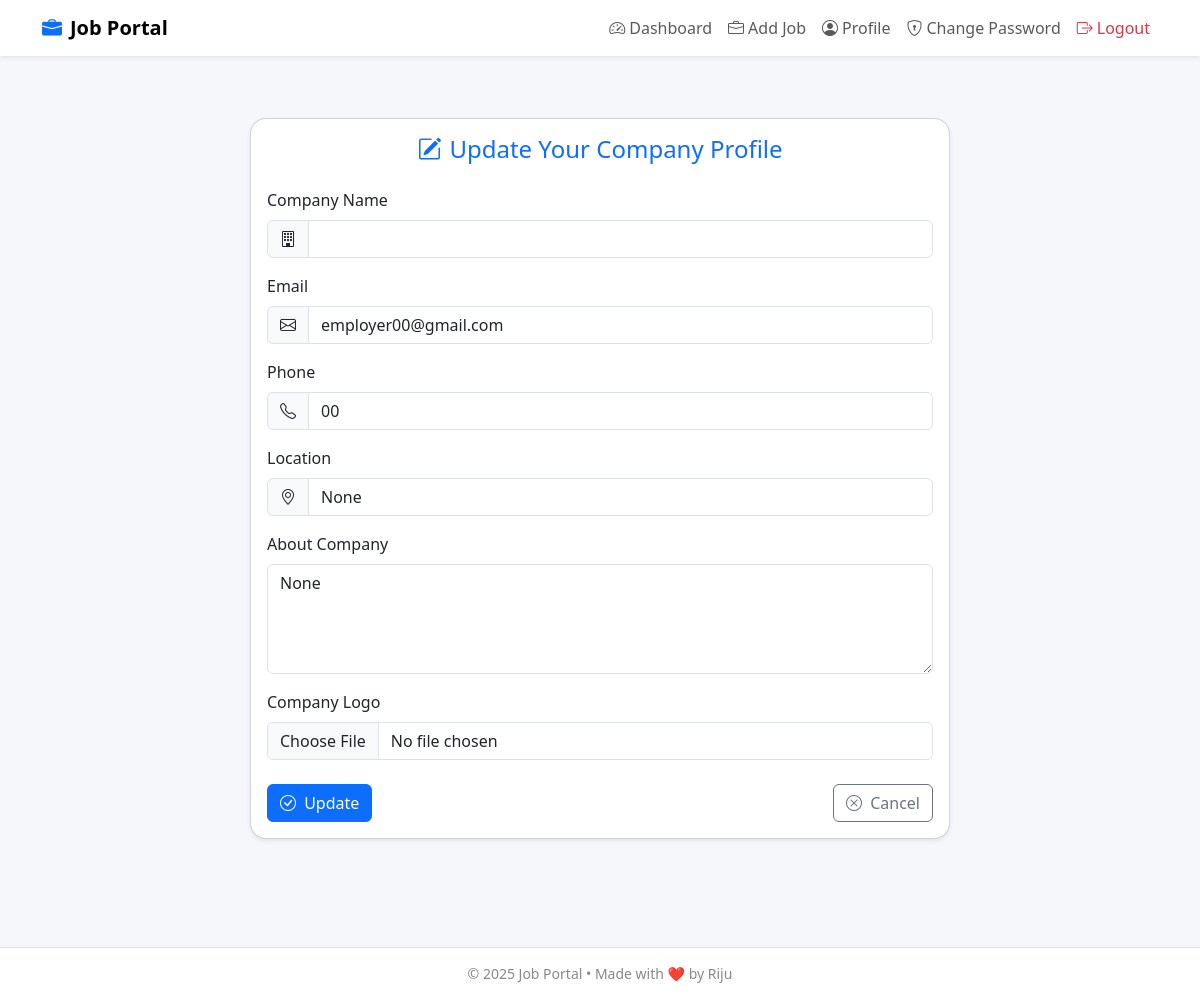
/profileUpdatePage/3/ (signed in), run on an earlier commit of the app's database.
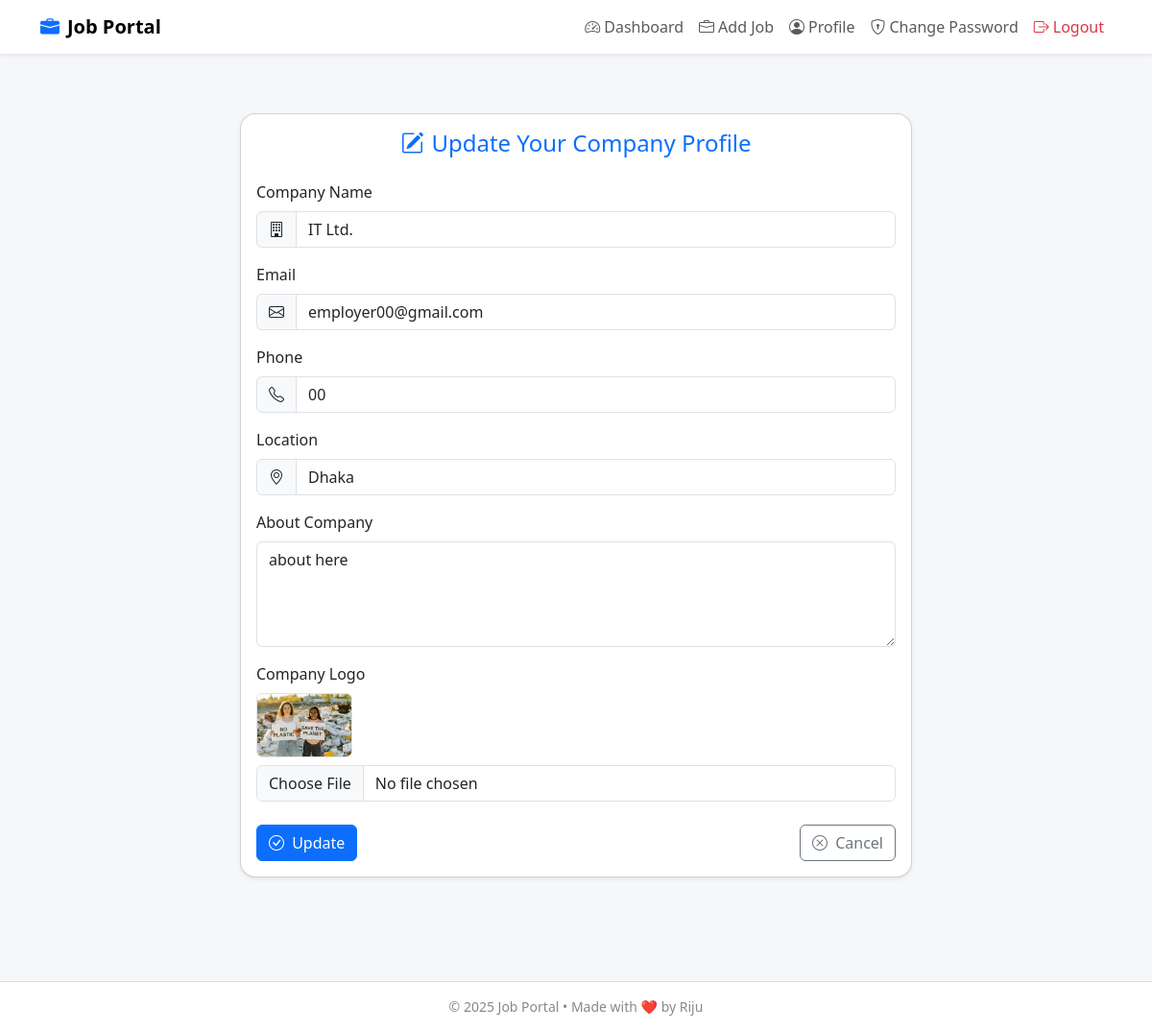
And on a later commit of the database.
### users_auth_app/models.py (models this page shows, shortened)
class CustomUserModel(AbstractUser):
    phone = models.CharField(max_length=15, null=True)
    user_types = models.CharField(choices=[
        ('Admin', 'Admin'),
        ('Employer', 'Employer'),
        ('Candidate', 'Candidate'),
    ],max_length=10,null=True)

### employer_app/models.py (models this page shows, shortened)
class EmployerProfileModel(models.Model):
    employer_user = models.OneToOneField(CustomUserModel , on_delete=models.CASCADE,null=True, related_name='employer_profile')
    company_name = models.CharField(max_length=255)
    email = models.EmailField()
    phone = models.CharField(max_length=20)
    about_company = models.TextField(blank=True, null=True)
    company_logo = models.ImageField(upload_to='Media/company_logos/', null=True)
    location = models.CharField(max_length=255, blank=True, null=True)

### users_auth_app/views.py (the view, shortened to what this page needs)
# urls.py: path('profileUpdatePage/<int:id>/',profileUpdatePage, name='profileUpdatePage'),
def profileUpdatePage(request, id):
    if request.user.user_types == 'Employer':
        em_profile_data = EmployerProfileModel.objects.get(id=id)
    if request.user.user_types == 'Candidate':
        ca_profile_data = CandidateProfileModel.objects.get(id=id)
    return render(request, 'updateProfile.html',{'em_profile_data':em_profile_data})

### users_auth_app/templates/updateProfile.html (shortened to what this page needs)
{% extends 'master/master.html' %}
{% block body %}
<div class="container d-flex justify-content-center">
  <div class="card shadow-sm w-100" style="max-width: 700px;">
    <div class="card-body">
      <h4 class="card-title text-center text-primary mb-4">
        <i class="bi bi-pencil-square me-2"></i>Update Your Company Profile
      </h4>
      <form method="POST" enctype="multipart/form-data" novalidate>
        <div class="mb-3">
          <label for="company_name" class="form-label">Company Name</label>
          <div class="input-group">
            <span class="input-group-text"><i class="bi bi-building"></i></span>
            <input
              type="text"
              class="form-control"
              id="company_name"
              name="company_name"
              value="{{ user.employer_profile.company_name }}"
              required
            />
          </div>
        </div>
        <div class="mb-3">
          <label for="email" class="form-label">Email</label>
          <div class="input-group">
            <span class="input-group-text"><i class="bi bi-envelope"></i></span>
            <input
              type="email"
              class="form-control"
              id="email"
              name="email"
              value="{{ user.employer_profile.email }}"
              required
            />
          </div>
        </div>
        <div class="mb-3">
          <label for="phone" class="form-label">Phone</label>
          <div class="input-group">
            <span class="input-group-text"><i class="bi bi-telephone"></i></span>
            <input
              type="text"
              class="form-control"
              id="phone"
              name="phone"
              value="{{ user.phone }}"
              required
            />
          </div>
        </div>
        <div class="mb-3">
          <label for="location" class="form-label">Location</label>
          <div class="input-group">
            <span class="input-group-text"><i class="bi bi-geo-alt"></i></span>
            <input
              type="text"
              class="form-control"
              id="location"
              name="location"
              value="{{ user.employer_profile.location }}"
              required
            />
          </div>
        </div>
        <div class="mb-3">
          <label for="about" class="form-label">About Company</label>
          <textarea
            class="form-control"
            id="about"
            name="about"
            rows="4"
            required
          >{{ user.employer_profile.about_company }}</textarea>
        </div>
        <div class="mb-4">
          <label for="logo" class="form-label">Company Logo</label>
          {% if user.employer_profile.company_logo %}
            <div class="mb-2">
              <img src="{{ user.employer_profile.company_logo.url }}" alt="Current Logo" width="100" class="rounded border">
            </div>
          {% endif %}
          <input type="file" class="form-control" id="logo" name="logo" />
        </div>
        <div class="d-flex justify-content-between">
          <button type="submit" class="btn btn-primary">
            <i class="bi bi-check-circle me-1"></i> Update
          </button>
          <a href="{% url 'profilePage'  %}" class="btn btn-outline-secondary">
            <i class="bi bi-x-circle me-1"></i> Cancel
          </a>
        </div>
      </form>
    </div>
  </div>
</div>
{% endblock %}

What changed in the data, as far as the page shows it:
changed CustomUserModel "employer00@gmail.com": company_name (not shown) → "IT Ltd."; location "None" → "Dhaka"; about "None" → "about here"; employer_profile.company_logo: picture added
